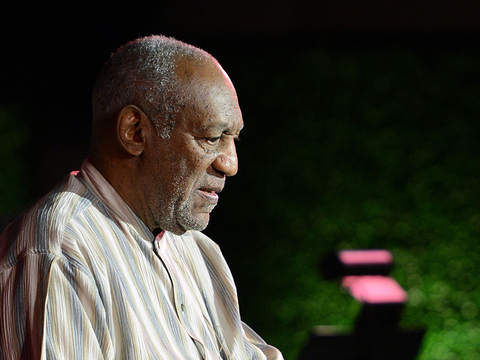
#> input picture SB_task2/data/ears/test/0013.png, 480 x 360 px
$ python -i extractor.py   (imports and definitions only)
#> lines starting #> are read from the running program, lines starting #| are printed output that depends on the picture
#> further down, picture is the input picture: shape (360, 480, 3); mean B, G, R 43.3, 54.8, 54.7
import  cv2, sys
from skimage import feature
import numpy as np

class LBP:
	def __init__(self, resize=100, num_points=8, radius=2, eps=1e-7):
		self.num_points = num_points * radius
		self.radius = radius
		self.eps = eps
		self.resize=resize

	def extract(self, img):
		img = cv2.cvtColor(img, cv2.COLOR_BGR2GRAY)
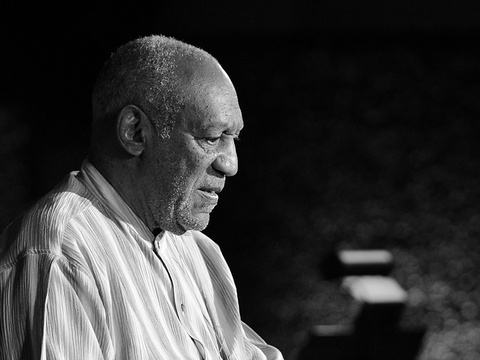
#> img: shape (360, 480); min 0, max 255, mean 53.4
		img = cv2.resize(img, (self.resize, self.resize))
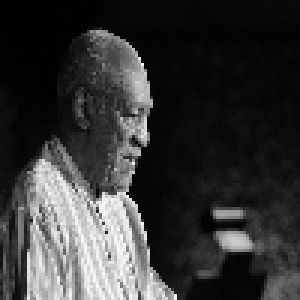
#> img: shape (100, 100) (shown 3 times larger); min 0, max 253, mean 53.5

		lbp = feature.local_binary_pattern(img, self.num_points, self.radius, method="uniform")
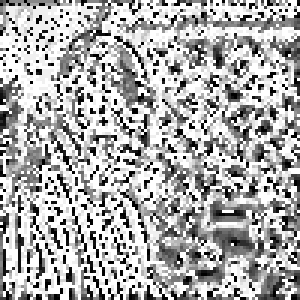
#> lbp: shape (100, 100) float64 (shown 3 times larger); min 0, max 17, mean 11.45; drawn with min black and max white
		#lbp = lbp.ravel()
		#print(lbp)
        # vrinemo
		(hist, _) = np.histogram(lbp.ravel(),bins=np.arange(0, self.num_points + 3),range=(0, self.num_points + 2))
#> hist = 18 values, max 3489 at index 17, min 212 at index 3, mean 555.6
        # konec
		#n_bins = int(lbp.max() + 1)
		#hist, _ = np.histogram(lbp.ravel(), density=True, bins=n_bins, range=(0, n_bins))
		hist = hist.astype("float")
		hist /= (hist.sum() + self.eps)
#> hist = 18 values, max 0.349 at index 17, min 0.0212 at index 3, mean 0.0556
		#print(hist)
		# TODO

		return hist

# [6 lines not run here, left out]

>>> import cv2
>>> picture = cv2.imread('../../../SB_task2/data/ears/test/0013.png')
>>> result = LBP().extract(picture)
#> result has the same summary as hist in extract

$ run again, on SB_task2/data/ears/test/0016.png
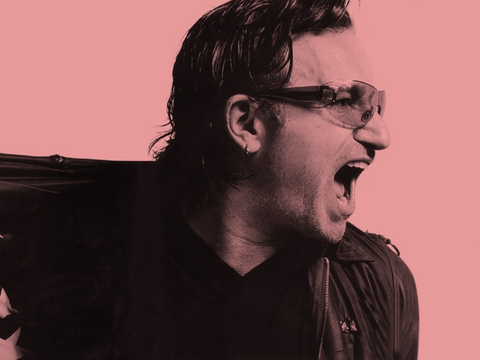
#> input picture SB_task2/data/ears/test/0016.png, 480 x 360 px
#> picture is the input picture: shape (360, 480, 3); mean B, G, R 78.2, 78, 118
#> in extract, `img = cv2.resize(img, (self.resize, self.resize))`:
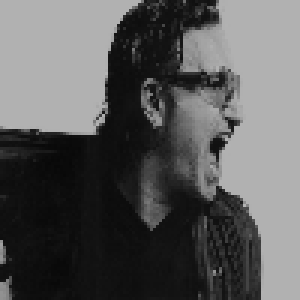
#> img: shape (100, 100) (shown 3 times larger); min 8, max 181, mean 90
#> in extract, `lbp = feature.local_binary_pattern(img, self.num_points, self.radius, ..`:
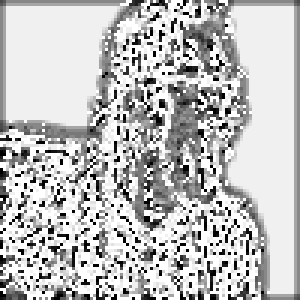
#> lbp: shape (100, 100) float64 (shown 3 times larger); min 0, max 17, mean 12.72; drawn with min black and max white
#> in extract, `(hist, _) = np.histogram(lbp.ravel(),bins=np.arange(0, self.num_points..`: hist = 18 values, max 3191 at index 16, min 122 at index 4, mean 555.6
#> in extract, `hist /= (hist.sum() + self.eps)`: hist = 18 values, max 0.319 at index 16, min 0.0122 at index 4, mean 0.0556
#> result has the same summary as hist in extract

$ run again, on SB_task2/data/ears/test/0022.png
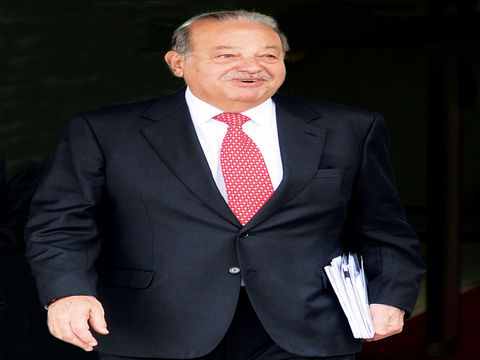
#> input picture SB_task2/data/ears/test/0022.png, 480 x 360 px
#> picture is the input picture: shape (360, 480, 3); mean B, G, R 43.5, 40.9, 44.8
#> in extract, `img = cv2.resize(img, (self.resize, self.resize))`:
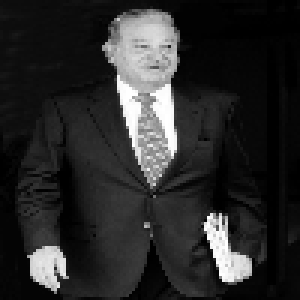
#> img: shape (100, 100) (shown 3 times larger); min 0, max 255, mean 42.3
#> in extract, `lbp = feature.local_binary_pattern(img, self.num_points, self.radius, ..`:
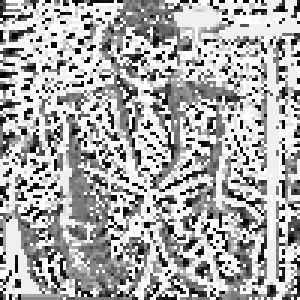
#> lbp: shape (100, 100) float64 (shown 3 times larger); min 0, max 17, mean 11.4; drawn with min black and max white
#> in extract, `(hist, _) = np.histogram(lbp.ravel(),bins=np.arange(0, self.num_points..`: hist = 18 values, max 3161 at index 17, min 154 at index 12, mean 555.6
#> in extract, `hist /= (hist.sum() + self.eps)`: hist = 18 values, max 0.316 at index 17, min 0.0154 at index 12, mean 0.0556
#> result has the same summary as hist in extract

$ run again, on SB_task2/data/ears/test/0026.png
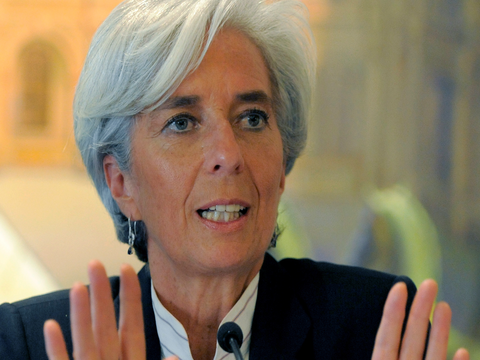
#> input picture SB_task2/data/ears/test/0026.png, 480 x 360 px
#> picture is the input picture: shape (360, 480, 3); mean B, G, R 97.9, 122.1, 139.8
#> in extract, `img = cv2.resize(img, (self.resize, self.resize))`:
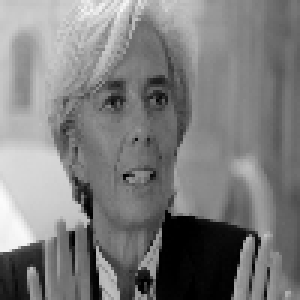
#> img: shape (100, 100) (shown 3 times larger); min 0, max 252, mean 124.5
#> in extract, `lbp = feature.local_binary_pattern(img, self.num_points, self.radius, ..`:
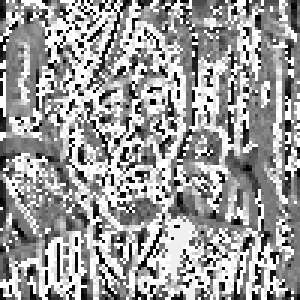
#> lbp: shape (100, 100) float64 (shown 3 times larger); min 0, max 17, mean 10.4; drawn with min black and max white
#> in extract, `(hist, _) = np.histogram(lbp.ravel(),bins=np.arange(0, self.num_points..`: hist = 18 values, max 2669 at index 17, min 189 at index 12, mean 555.6
#> in extract, `hist /= (hist.sum() + self.eps)`: hist = 18 values, max 0.267 at index 17, min 0.0189 at index 12, mean 0.0556
#> result has the same summary as hist in extract
